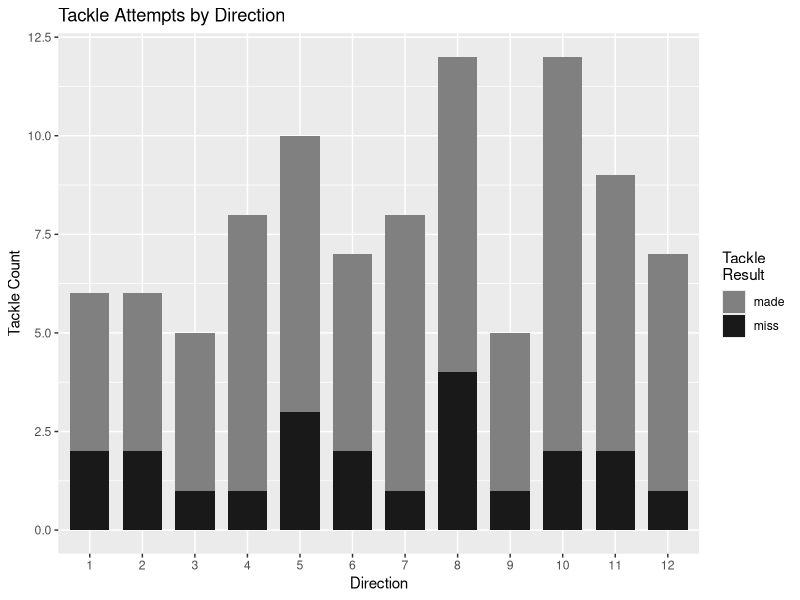
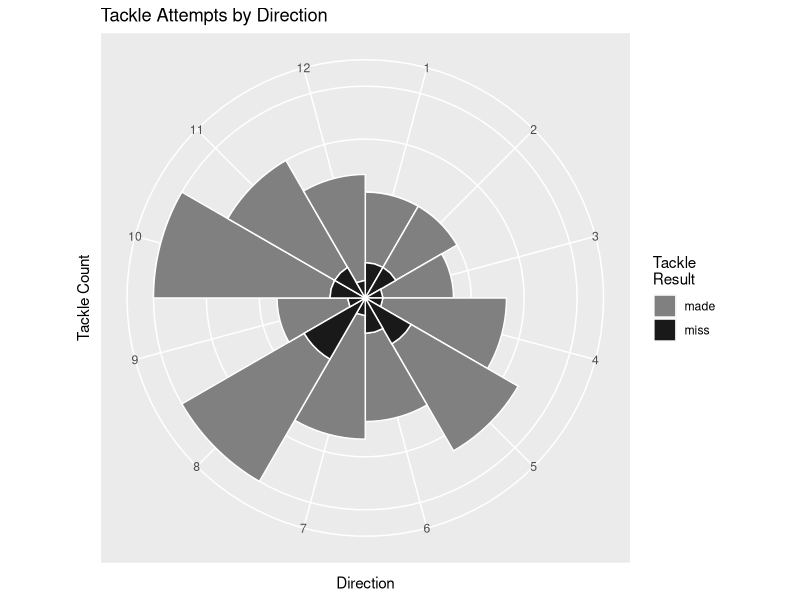

These charts were generated, in order, by the following R code:
# Team directional tackling visualization
library(ggplot2)
library(dplyr)
library(tidyr)

# simulate tackles
#set.seed(9940)
T <- data.frame(dir = 1:12, 
                att = sample(5:12, 12, replace=TRUE))

# order tackles by type & get efficiency
T <- T %>% 
  mutate(made = att - ceiling(att*runif(12, 0, .3))) %>% 
  mutate(miss = att - made) %>%
  mutate(eff = round(made/att,2)) 

T$eff[is.nan(T$eff)] <- NA
             
# calculate stats
tmade <- sum(T$made)
tatt <- sum(T$att)
eff <- round(tmade/tatt,2)

# put data in long format to stack
Tl <- T %>% 
  gather(res, count, made:miss) %>% 
  select(dir, res, count)

# visualize team tackle data in a bar chart
ggplot(Tl, aes(factor(dir), count, fill=factor(res))) + 
  geom_bar(width=.75, stat="identity") +
  scale_fill_grey(name="Tackle\nResult", start=.5, end=.1) + 
  xlab("Direction") +
  ylab("Tackle Count") +
  ggtitle("Tackle Attempts by Direction")

# visualize team tackle data in a consultant chart
ggplot(Tl, aes(factor(dir), count, fill=factor(res))) + 
  geom_bar(width=1, stat="identity", color="white") + coord_polar() + 
  scale_fill_grey(name="Tackle\nResult", start=.5, end=.1) + 
  theme(axis.ticks=element_blank(), 
        axis.text.y=element_blank()) + 
  xlab("Direction") +
  ylab("Tackle Count") +
  ggtitle("Tackle Attempts by Direction")